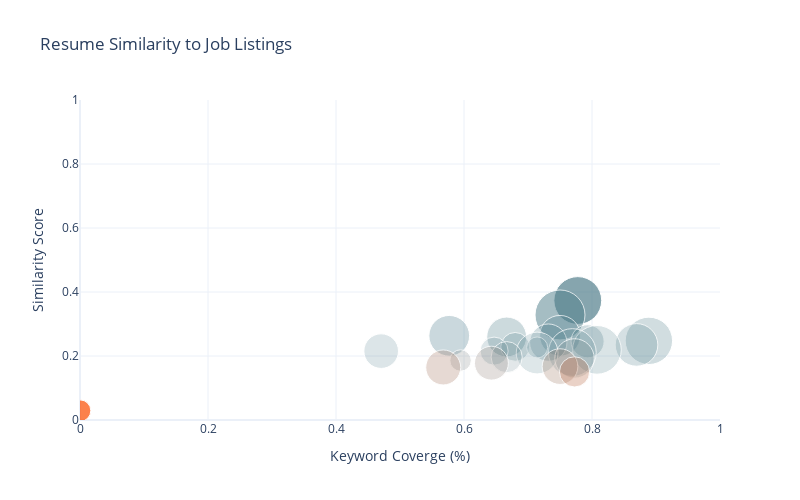

The notebook cell saved with this chart:
### Code cell
# plot similarities to resume
plot_similarity_scores(df_r)

### Figure 1 — Plotly figure (JSON) as saved in the notebook; plotly's stock layout.template omitted (floating-point values rounded to 4 significant figures)
{"data": [{"customdata": [["Sr. Data Analyst", "Ontario College Of Pharmacists Ordre des Pharmaciens de L Ontario", "Toronto, ON", 0.9563], ["Data Analyst", "Brik Partners", "Toronto, ON", 1], ["Senior Data Analyst", "Thentia", "Toronto, ON", 0.8152], ["Data Scientist", "Focal Systems", "Toronto, ON", 0.8148], ["Data Scientist", "Clearco", "Toronto, ON", 0.7977], ["Data Scientist", "Wish", "Toronto, ON", 0.9471], ["Data Analyst", "Connexall", "North York, ON", 0.6617], ["Data Scientist - Marketing Measurement & Optimization", "ShyftLabs", "Toronto, ON", 0.7463], ["Data Scientist, Crypto Investment Firm", "Recruiting From Scratch", "Toronto, ON", 0.8522], ["Data Science and Analytics Specialist", "Healthcare Consultancy Group", "Toronto, ON", 0.5766], ["VP of RevOps and Data Analytics", "When I Work", "Toronto, ON", 0.42], ["Data Analyst - Operations", "Flair Airlines Ltd.", "Toronto, ON", 0.9746], ["Data Analyst", "Baycrest", "Toronto, ON", 0.5611], ["Data Scientist - Alternative Data and AI", "Royal Bank of Canada", "Toronto, ON", 0.6924], ["Data Analyst", "WGames Inc.", "Toronto, ON", 0.9553], ["Data scientist", "Autocase", "Toronto, ON", 0.8362], ["Data Scientist", "Dev House Labs", "Toronto, ON", 0.6235], ["Data Scientist - Data Analytics and Infrastructure (remote)", "Ample Insight Inc.", "Toronto, ON", 0.7886], ["Scene+ Data Scientist", "Cineplex", "Toronto, ON", 0.4284], ["Data Scientist", "6ix", "Toronto, ON", 0.6774], ["Data Scientist", "Deep Genomics", "Toronto, ON", 0.7136], ["NLP Data Scientist (Remote)", "Wisedocs", "Toronto, ON", 0.7002], ["Data Analyst", "Environics Analytics", "Toronto, ON", 0.605], ["Research Associate, Data Science & Statistics", "Humber River Hospital", "Greater Toronto Area, ON", 0], ["AI Tool Expert - Innovate & Transform Our Business", "Grassfed Ventures", "Toronto, ON", 0.4326]], "hovertemplate": "<b>Title:</b> %{customdata[0]}<br><b>Company:</b> %{customdata[1]}<br><b>Location:</b> %{customdata[2]}</br><b>Similarity:</b> %{y:,.2f}<br><b>Keyword Coverage:</b> %{x:,.2f}<br><b>Weighted Keyword Frequency:</b> %{customdata[3]:,.2f}<br><extra></extra>", "marker": {"color": [0.3734, 0.3282, 0.2631, 0.2631, 0.2595, 0.2474, 0.2459, 0.2418, 0.2347, 0.2285, 0.2267, 0.2192, 0.2153, 0.2152, 0.2108, 0.2093, 0.1965, 0.1924, 0.186, 0.1776, 0.1669, 0.1642, 0.1504, 0.09188, 0.02909], "colorscale": [[0, "rgba(252,76,1,1.0)"], [0.25, "rgba(252,76,1,0.5)"], [0.5, "rgba(83,128,141,0.25)"], [0.75, "rgba(83,128,141,0.5)"], [1, "rgba(83,128,141,1.0)"]], "size": [47.82, 50, 40.76, 40.74, 39.89, 47.35, 33.09, 37.31, 42.61, 28.83, 21.0, 48.73, 28.06, 34.62, 47.77, 41.81, 31.17, 39.43, 21.42, 33.87, 35.68, 35.01, 30.25, 0, 21.63]}, "mode": "markers", "type": "scatter", "x": [0.7778, 0.75, 0.5769, 0.75, 0.6667, 0.8889, 0.7931, 0.7317, 0.8696, 0.68, 0.7143, 0.8077, 0.6471, 0.4706, 0.7692, 0.7143, 0.6667, 0.7727, 0.5946, 0.6429, 0.75, 0.5676, 0.7727, 0.75, 0], "y": [0.3734, 0.3282, 0.2631, 0.2631, 0.2595, 0.2474, 0.2459, 0.2418, 0.2347, 0.2285, 0.2267, 0.2192, 0.2153, 0.2152, 0.2108, 0.2093, 0.1965, 0.1924, 0.186, 0.1776, 0.1669, 0.1642, 0.1504, 0.09188, 0.02909]}], "layout": {"height": 500, "title": {"text": "Resume Similarity to Job Listings"}, "width": 800, "xaxis": {"range": [0, 1], "title": {"text": "Keyword Coverge (%)"}}, "yaxis": {"range": [0, 1], "title": {"text": "Similarity Score"}}}}
